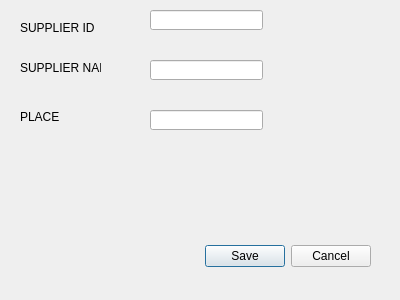
<?xml version="1.0" encoding="UTF-8"?>
<ui version="4.0">
 <class>supplier_edit</class>
 <widget class="QDialog" name="supplier_edit">
  <property name="geometry">
   <rect>
    <x>0</x>
    <y>0</y>
    <width>400</width>
    <height>300</height>
   </rect>
  </property>
  <property name="windowTitle">
   <string>Dialog</string>
  </property>
  <widget class="QDialogButtonBox" name="buttonBox">
   <property name="geometry">
    <rect>
     <x>200</x>
     <y>240</y>
     <width>171</width>
     <height>32</height>
    </rect>
   </property>
   <property name="orientation">
    <enum>Qt::Horizontal</enum>
   </property>
   <property name="standardButtons">
    <set>QDialogButtonBox::Cancel|QDialogButtonBox::Save</set>
   </property>
  </widget>
  <widget class="QLineEdit" name="le_esid">
   <property name="geometry">
    <rect>
     <x>150</x>
     <y>10</y>
     <width>113</width>
     <height>20</height>
    </rect>
   </property>
  </widget>
  <widget class="QLineEdit" name="le_esname">
   <property name="geometry">
    <rect>
     <x>150</x>
     <y>60</y>
     <width>113</width>
     <height>20</height>
    </rect>
   </property>
  </widget>
  <widget class="QLineEdit" name="le_esplace">
   <property name="geometry">
    <rect>
     <x>150</x>
     <y>110</y>
     <width>113</width>
     <height>20</height>
    </rect>
   </property>
  </widget>
  <widget class="QLabel" name="label">
   <property name="geometry">
    <rect>
     <x>20</x>
     <y>20</y>
     <width>81</width>
     <height>16</height>
    </rect>
   </property>
   <property name="text">
    <string>SUPPLIER ID</string>
   </property>
  </widget>
  <widget class="QLabel" name="label_2">
   <property name="geometry">
    <rect>
     <x>20</x>
     <y>60</y>
     <width>81</width>
     <height>16</height>
    </rect>
   </property>
   <property name="text">
    <string>SUPPLIER NAME</string>
   </property>
  </widget>
  <widget class="QLabel" name="label_3">
   <property name="geometry">
    <rect>
     <x>20</x>
     <y>110</y>
     <width>47</width>
     <height>13</height>
    </rect>
   </property>
   <property name="text">
    <string>PLACE</string>
   </property>
  </widget>
 </widget>
 <resources/>
 <connections>
  <connection>
   <sender>buttonBox</sender>
   <signal>accepted()</signal>
   <receiver>supplier_edit</receiver>
   <slot>accept()</slot>
   <hints>
    <hint type="sourcelabel">
     <x>248</x>
     <y>254</y>
    </hint>
    <hint type="destinationlabel">
     <x>157</x>
     <y>274</y>
    </hint>
   </hints>
  </connection>
  <connection>
   <sender>buttonBox</sender>
   <signal>rejected()</signal>
   <receiver>supplier_edit</receiver>
   <slot>reject()</slot>
   <hints>
    <hint type="sourcelabel">
     <x>316</x>
     <y>260</y>
    </hint>
    <hint type="destinationlabel">
     <x>286</x>
     <y>274</y>
    </hint>
   </hints>
  </connection>
 </connections>
</ui>
